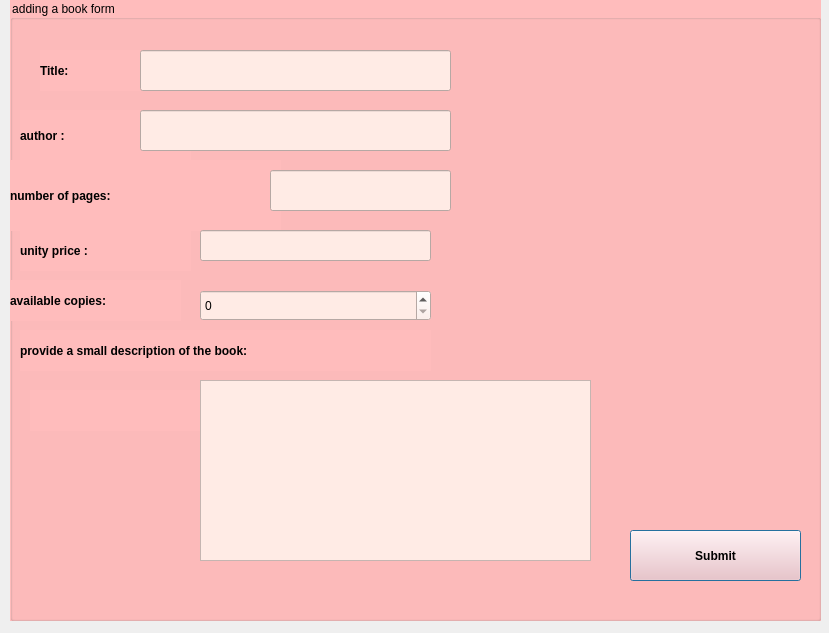
<?xml version="1.0" encoding="UTF-8"?>
<ui version="4.0">
 <class>add_magazine</class>
 <widget class="QDialog" name="add_magazine">
  <property name="geometry">
   <rect>
    <x>0</x>
    <y>0</y>
    <width>829</width>
    <height>633</height>
   </rect>
  </property>
  <property name="windowTitle">
   <string>Dialog</string>
  </property>
  <widget class="QGroupBox" name="groupBox">
   <property name="geometry">
    <rect>
     <x>10</x>
     <y>0</y>
     <width>811</width>
     <height>621</height>
    </rect>
   </property>
   <property name="styleSheet">
    <string notr="true">background-color: rgb(255, 188, 188);
font : 15pt &quot;Showcard Gothic&quot;;
</string>
   </property>
   <property name="title">
    <string>adding a book form</string>
   </property>
   <widget class="QLabel" name="label">
    <property name="geometry">
     <rect>
      <x>30</x>
      <y>50</y>
      <width>171</width>
      <height>41</height>
     </rect>
    </property>
    <property name="styleSheet">
     <string notr="true">
font: 15pt &quot;Sitka&quot;;
font-weight: bold;</string>
    </property>
    <property name="text">
     <string>Title:</string>
    </property>
   </widget>
   <widget class="QLabel" name="label_3">
    <property name="geometry">
     <rect>
      <x>10</x>
      <y>230</y>
      <width>171</width>
      <height>41</height>
     </rect>
    </property>
    <property name="styleSheet">
     <string notr="true">
font: 15pt &quot;Sitka&quot;;
font-weight: bold;</string>
    </property>
    <property name="text">
     <string>unity price :</string>
    </property>
   </widget>
   <widget class="QLabel" name="label_4">
    <property name="geometry">
     <rect>
      <x>0</x>
      <y>160</y>
      <width>271</width>
      <height>71</height>
     </rect>
    </property>
    <property name="styleSheet">
     <string notr="true">
font: 15pt &quot;Sitka&quot;;
font-weight: bold;</string>
    </property>
    <property name="text">
     <string>number of pages:</string>
    </property>
   </widget>
   <widget class="QLabel" name="label_5">
    <property name="geometry">
     <rect>
      <x>10</x>
      <y>110</y>
      <width>171</width>
      <height>51</height>
     </rect>
    </property>
    <property name="styleSheet">
     <string notr="true">
font: 15pt &quot;Sitka&quot;;
font-weight: bold;</string>
    </property>
    <property name="text">
     <string>author :</string>
    </property>
   </widget>
   <widget class="QLabel" name="label_6">
    <property name="geometry">
     <rect>
      <x>0</x>
      <y>280</y>
      <width>171</width>
      <height>41</height>
     </rect>
    </property>
    <property name="styleSheet">
     <string notr="true">
font: 11pt &quot;Sitka&quot;;
font-weight: bold;</string>
    </property>
    <property name="text">
     <string>available copies:</string>
    </property>
   </widget>
   <widget class="QLineEdit" name="title">
    <property name="geometry">
     <rect>
      <x>130</x>
      <y>50</y>
      <width>311</width>
      <height>41</height>
     </rect>
    </property>
    <property name="styleSheet">
     <string notr="true">font: 12pt &quot;Javanese Text&quot;;
background-color: rgb(255, 235, 229);</string>
    </property>
   </widget>
   <widget class="QLineEdit" name="author">
    <property name="geometry">
     <rect>
      <x>130</x>
      <y>110</y>
      <width>311</width>
      <height>41</height>
     </rect>
    </property>
    <property name="styleSheet">
     <string notr="true">font: 12pt &quot;Javanese Text&quot;;

background-color: rgb(255, 235, 229);</string>
    </property>
   </widget>
   <widget class="QSpinBox" name="spinBox">
    <property name="geometry">
     <rect>
      <x>190</x>
      <y>290</y>
      <width>231</width>
      <height>31</height>
     </rect>
    </property>
    <property name="styleSheet">
     <string notr="true">
background-color: rgb(255, 235, 229);
font: 12pt &quot;Javanese Text&quot;;</string>
    </property>
   </widget>
   <widget class="QLineEdit" name="paginas">
    <property name="geometry">
     <rect>
      <x>260</x>
      <y>170</y>
      <width>181</width>
      <height>41</height>
     </rect>
    </property>
    <property name="styleSheet">
     <string notr="true">font: 12pt &quot;Javanese Text&quot;;

background-color: rgb(255, 235, 229);</string>
    </property>
   </widget>
   <widget class="QLabel" name="label_7">
    <property name="geometry">
     <rect>
      <x>20</x>
      <y>390</y>
      <width>171</width>
      <height>41</height>
     </rect>
    </property>
    <property name="styleSheet">
     <string notr="true">
font: 15pt &quot;Sitka&quot;;
font-weight: bold;</string>
    </property>
    <property name="text">
     <string/>
    </property>
   </widget>
   <widget class="QPlainTextEdit" name="MyTextEdit">
    <property name="geometry">
     <rect>
      <x>190</x>
      <y>380</y>
      <width>391</width>
      <height>181</height>
     </rect>
    </property>
    <property name="styleSheet">
     <string notr="true">font: 12pt &quot;Javanese Text&quot;;

background-color: rgb(255, 235, 229);</string>
    </property>
   </widget>
   <widget class="QLabel" name="label_8">
    <property name="geometry">
     <rect>
      <x>10</x>
      <y>330</y>
      <width>411</width>
      <height>41</height>
     </rect>
    </property>
    <property name="styleSheet">
     <string notr="true">
font: 11pt &quot;Sitka&quot;;
font-weight: bold;</string>
    </property>
    <property name="text">
     <string>provide a small description of the book:</string>
    </property>
   </widget>
   <widget class="QPushButton" name="submit">
    <property name="geometry">
     <rect>
      <x>620</x>
      <y>530</y>
      <width>171</width>
      <height>51</height>
     </rect>
    </property>
    <property name="styleSheet">
     <string notr="true">
font: 15pt &quot;Sitka&quot;;
font-weight: bold;</string>
    </property>
    <property name="text">
     <string>Submit</string>
    </property>
   </widget>
   <widget class="QLineEdit" name="price">
    <property name="geometry">
     <rect>
      <x>190</x>
      <y>230</y>
      <width>231</width>
      <height>31</height>
     </rect>
    </property>
    <property name="styleSheet">
     <string notr="true">font: 12pt &quot;Javanese Text&quot;;

background-color: rgb(255, 235, 229);</string>
    </property>
   </widget>
  </widget>
 </widget>
 <resources/>
 <connections/>
</ui>
